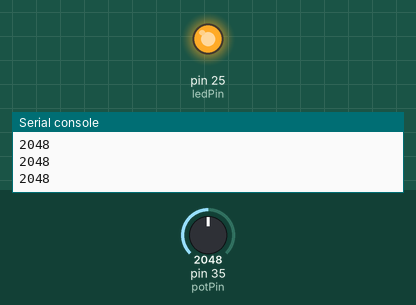
A program run on a simulated MicroPython board. On the bench: output pins drawn as LEDs (lit = HIGH), the last lines printed to the serial console. The inputs (shaded band) are chosen by the test bench; at power-on: pin 35 (potPin) = 2048 (analog values on the 0–4095 scale).

Above: at 1.2 s.
1.3 s: pin 35 (potPin) set to 1971
At 2.7 s:
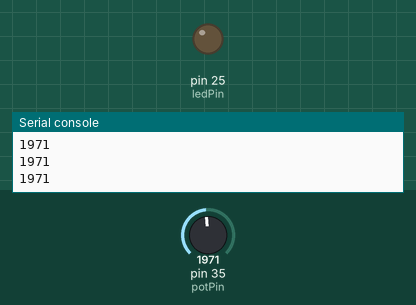
3.0 s: pin 35 (potPin) set to 2040
At 3.9 s:
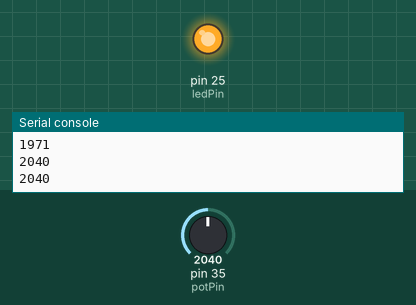
4.5 s: pin 35 (potPin) set to 1960
At 5.1 s:
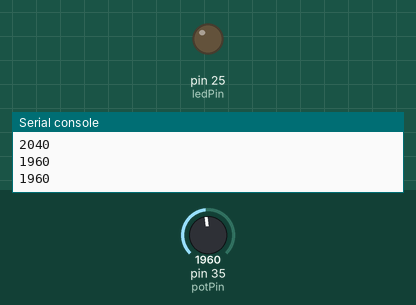
Timing chart, 0 to 7.5 s (numbered marks = the images above; inputs shaded):
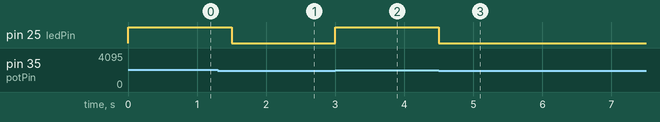

The program:

main.py
```python
""" Código demonstrando o uso do if/else, caso o valor lido pelo potenciometro ultrapasse
    o valor limite estabelecido, liga-se o led, e desliga caso contrário(else)
   autor: Gabriel Zamarioli Youssef
   data: 08/03/2022
"""


from machine import Pin, ADC
import time

LEDPINNUM = 25 # pino do led
POTPINUM = 35 # pino do potenciometro


def loop():
  limite = 2000
  ledPin = Pin(LEDPINNUM, Pin.OUT) # objeto do pino do led
  potPin = Pin(POTPINUM, Pin.IN) # objeto do pino do potenciometro
  adcPin = ADC(potPin) # objeto ADC do pino 35
  valor = adcPin.read() # leitura
  if valor > limite: # caso o valor ultrapasse o treshold
    ledPin.on() # liga
  else:
    ledPin.off() # desliga
  print(valor)
  time.sleep(0.5) # tempo entre leituras, para estabilidade
  return

while True:
  loop()
```

Measured:
- the behaviour switches between 2001 and 2000 on pin 35 (potPin) (found by bisection; images 0 and 1)
- after the input at 1.3 s, pin 25 (ledPin): HIGH → LOW after 0.20 s
- after the input at 3.0 s, pin 25 (ledPin): LOW → HIGH at once
- after the input at 4.5 s, pin 25 (ledPin): HIGH → LOW at once
